Frame 1 (no input): blank canvas, image omitted
Frame 60 (the mouse pressed at the canvas centre just before this capture): blank canvas, image omitted
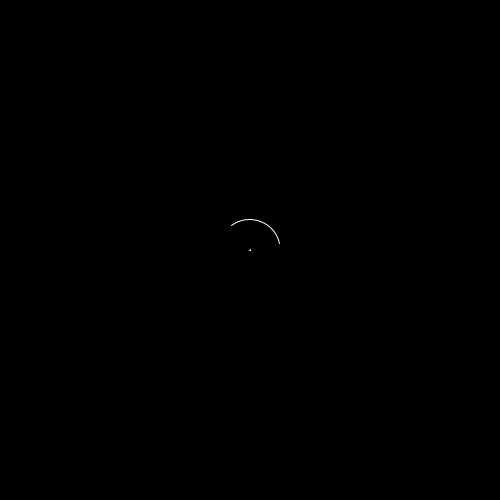
Frame 120 (the mouse held since frame 60 and released just before this capture)

The Processing sketch whose frames 1 and 60 were blank and that drew this single picture after the mouse press (run headless with seeded random() and noise(); from frame 60 on, the mouse is pressed at the canvas centre):

// Processing sketch: outwardCircles
// ── outwardCircles.pde
ArrayList<ArcThing> arcs = new ArrayList<ArcThing>();

void setup() {
  size(500, 500);
  noFill();
  stroke(255);
}

void draw() {
  background(0);
  if (frameCount % 60 == 0) {
    float a = random(0, TAU);
    float b = a + random(TAU / 8, TAU * 7/8);
    arcs.add(new ArcThing(a, b));
  }
  for (int i = 0; i < arcs.size(); i++) {
    ArcThing a = arcs.get(i);
    if (a.distance > 750) {
      arcs.remove(i);
    }
    a.update();
    arc(width / 2, height / 2, a.distance, a.distance, a.startAngle, a.endAngle);
  }
}

class ArcThing {
  float startAngle, endAngle, distance;
  ArcThing (float s, float e) {
    startAngle = s;
    endAngle = e;
  }
  void update() {
    distance ++;
  }
}
